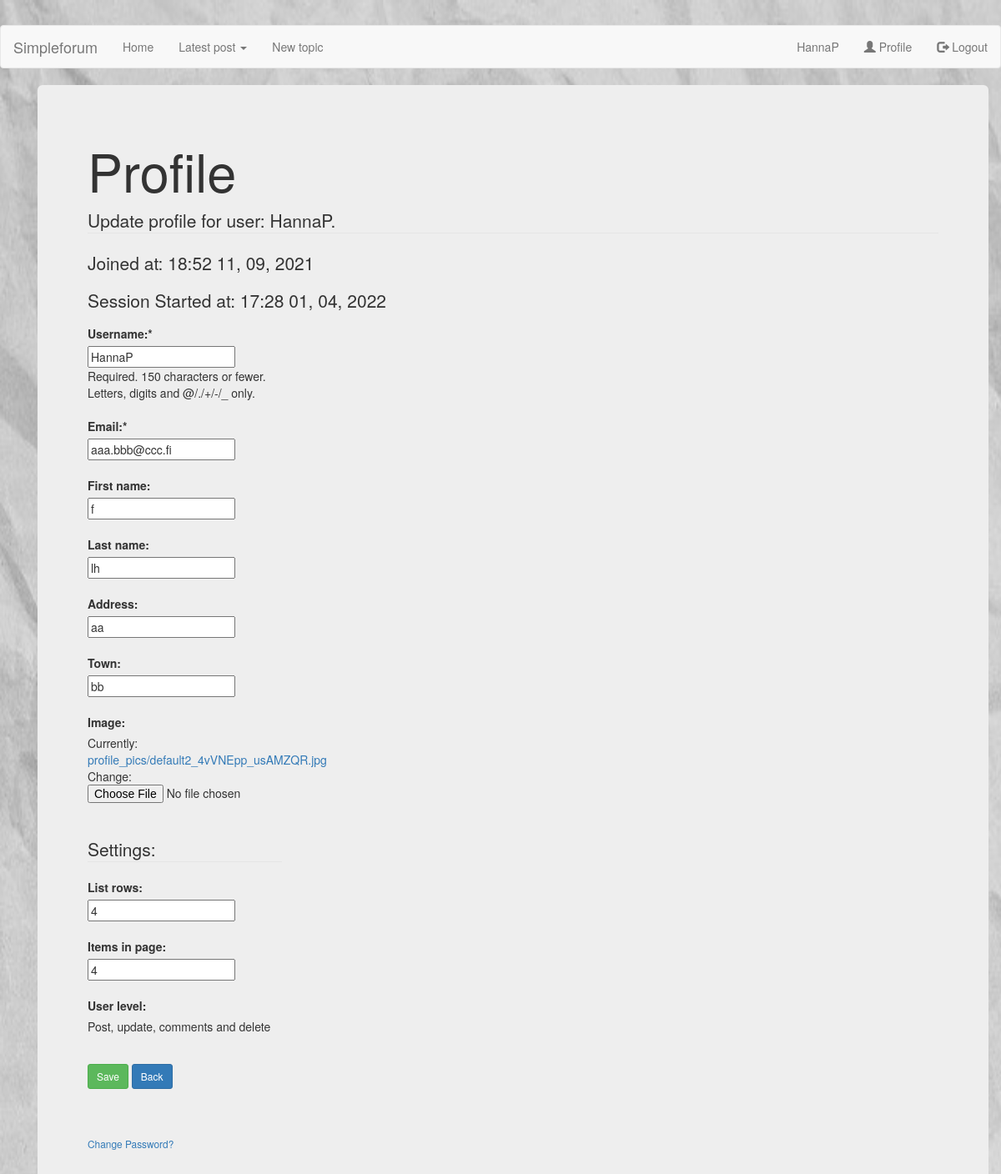
The app's page /profile/ (signed in), older data.
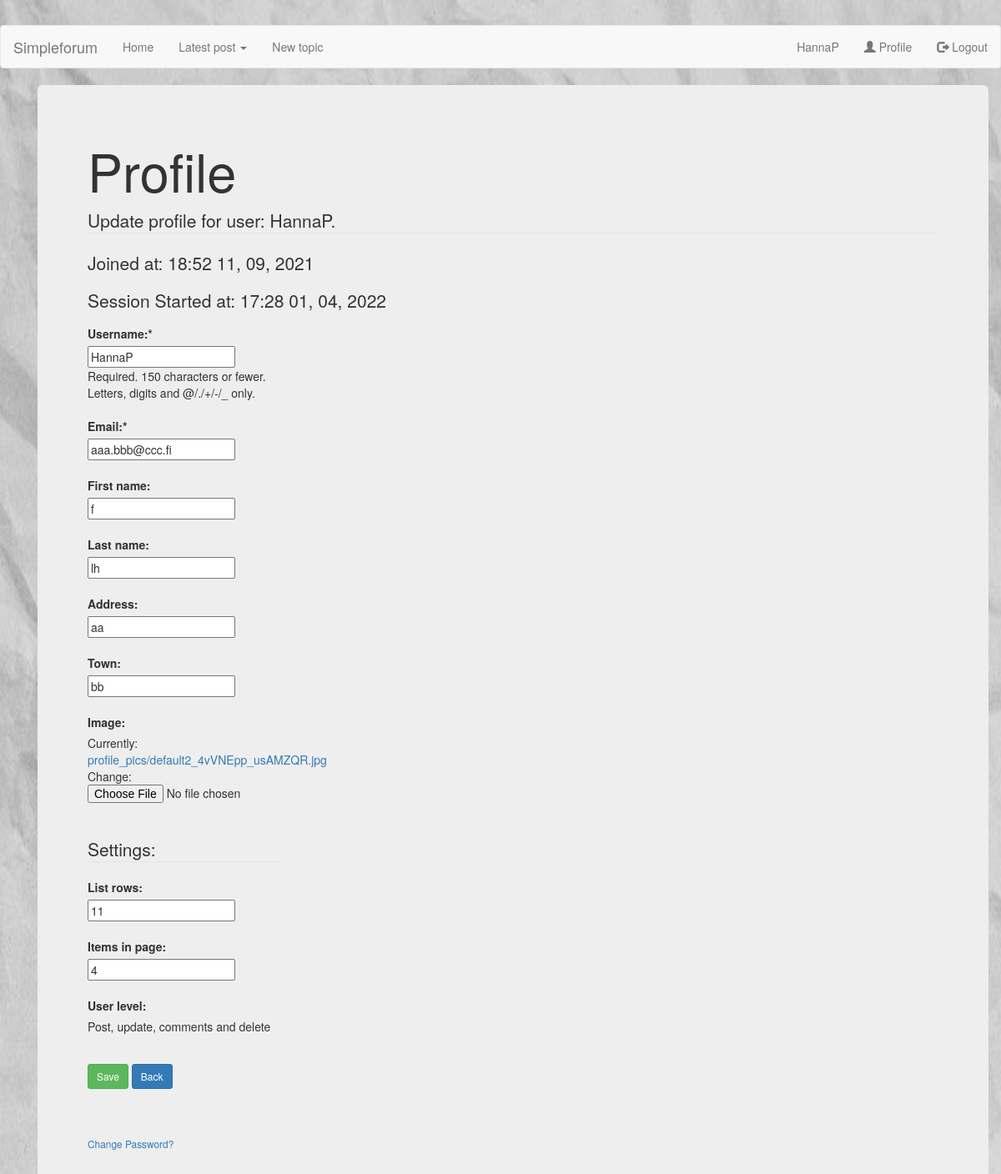
The same page, newer data.
### users/models.py (models this page shows, shortened)
class Profile(models.Model):
    user = models.OneToOneField(User, on_delete=models.CASCADE)
    club = models.CharField(max_length=200, blank=True)
    call = models.CharField(max_length=200, blank=True)
    qth = models.CharField(max_length=200, blank=True)
    address = models.CharField(max_length=200, blank=True)
    town = models.CharField(max_length=200, blank=True)
    country = models.CharField(max_length=200, blank=True)
    user_level= models.PositiveIntegerField(default=10)
    list_rows= models.PositiveIntegerField(default=10)
    items_in_page= models.PositiveIntegerField(default=10)
    image = models.ImageField(default='default.jpg', upload_to='profile_pics')

### users/views.py (the view)
# urls.py: path('profile/', user_views.profile, name='profile'),
@login_required
def profile(request):
    if request.method == 'POST':
        u_form = UserUpdateForm(request.POST, instance=request.user)
        p_form = ProfileUpdateForm(request.POST,
                                    request.FILES, # For Profile Pic
                                    instance=request.user.profile)
        if u_form.is_valid() and p_form.is_valid():
            u_form.save()
            p_form.save()
            messages.success(request, f'Your account has been updated!')
            return redirect('forum-home')
    else:
        user_level_int = request.user.profile.user_level
        if user_level_int > 4:
            user_level_tmp = 'Post, update, comments and delete'
        elif user_level_int > 3:
            user_level_tmp = 'Post, update and comments'
        else:
            user_level_tmp = 'Read only'
        u_form = UserUpdateForm(instance=request.user)
        p_form = ProfileUpdateForm(instance=request.user.profile)
    context = {
        'form': u_form,
        'p_form': p_form,
        'title': 'profile',
        'user_level': user_level_tmp
    }
    return render(request, 'users/profile.html', context)

### users/forms.py
class UserUpdateForm(forms.ModelForm):
    email = forms.EmailField()
    class Meta:
        model = User
        fields = ['username', 'first_name', 'last_name', 'email']

class ProfileUpdateForm(forms.ModelForm):
    class Meta:
        model = Profile
        fields = ['list_rows', 'items_in_page', 'address', 'town', 'image']

### users/templates/users/profile.html (shortened to what this page needs)
{% extends "forum/base.html" %}
{% block content %}
<div class="container">
	<div class="jumbotron">
		<h1>Profile</h1>
		<form method="POST" enctype="multipart/form-data">
			<fieldset class="form-group">
				<legend class="border-bottom mb-4">Update profile for user: {{ user }}.</legend>
				<p>Joined at: {{ user.date_joined |date:"H:i d, m, Y"}}</p>
				<p>Session Started at: {{ user.last_login |date:"H:i d, m, Y" }}</p>
				<div class="row">
					<div class="col-sm-3">
						<label>Username:*</label><br>
						{{ form.username }}
						{{ form.username.help_text }}
						{{ form.username.errors }} <br><br>
						<label>Email:*</label><br>
						{{ form.email }}
						{{ form.email.errors }} <br><br>
						<label>First name:</label><br>
						{{ form.first_name }}<br><br>
						<label>Last name:</label><br>
						{{ form.last_name }}<br><br>
						<label>Address:</label><br>
						{{ p_form.address }}<br><br>
						<label>Town:</label><br>
						{{ p_form.town }}<br><br>
						<label>Image:</label><br>
						{{ p_form.image }}<br><br>
						<legend class="border-bottom mb-4">Settings:</legend>
						<label>List rows:</label><br>
						{{ p_form.list_rows }}<br><br>
						<label>Items in page:</label><br>
						{{ p_form.items_in_page }}<br><br>
						<label>User level:</label><br>
						{{ user_level }}<br><br>
					</div>
				</div>
			</fieldset>
			<div class="form-group">
				<button class="btn btn-success btn-sm mt-1 mb-1" type="submit">Save</button>
				<a class="btn btn-primary btn-sm mt-1 mb-1" href="javascript:history.go(-1)">Back</a>
			</div>
			<br><br>
			<small class="text-muted ml-2">
				<a href="{% url 'change_password' %}">Change Password?</a>
			</small>
		</form>
	</div>
</div>
{% endblock content %}

Row changes from the older to the newer data that the page shows:
changed Profile "aa": list_rows "4" → "11"
